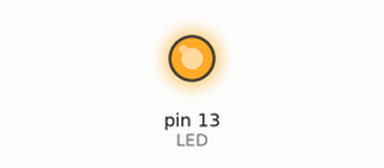
The sketch below on a simulated Arduino Uno, built with avr-gcc and run on an emulated ATmega328P. Parts: output pins drawn as LEDs (lit = HIGH).

Above: at 0.12 s.
At 2.7 s:
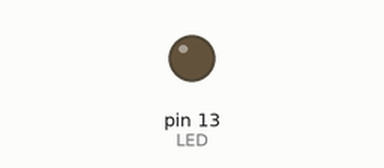
Timing chart, 0 to 6.8 s (numbered marks = the images above):
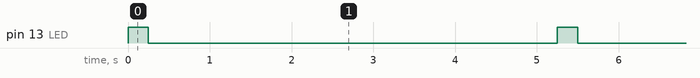

Measured:
- by itself, pin 13 (LED): alternates HIGH for 0.25 s and LOW for 5.0 s

The sketch:

LEDbutton.ino
```cpp
#define LED 13

void setup() {
  // put your setup code here, to run once:
  pinMode(LED,OUTPUT);
}

void loop() {
  // put your main code here, trun repeatedly:
  digitalWrite(LED,HIGH);
  delay(250);
  digitalWrite(LED,LOW);
  delay(5000);
}
```
